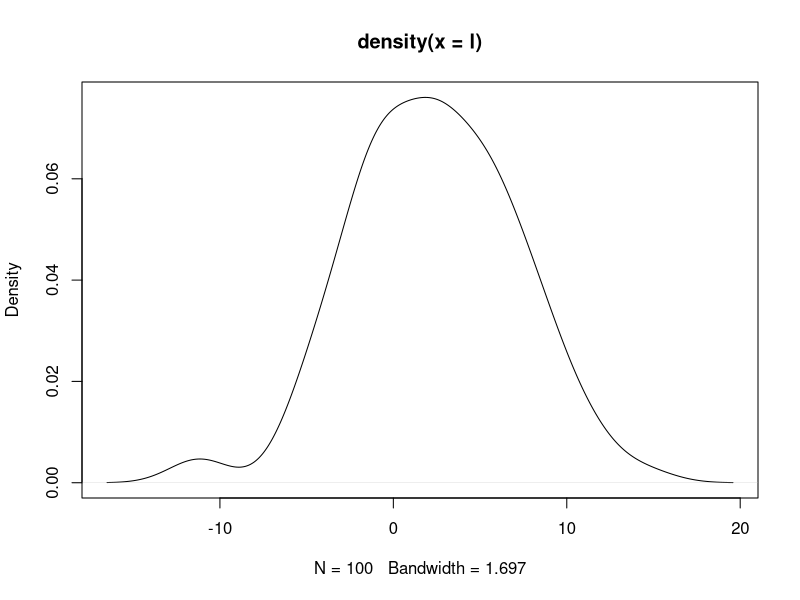

Reproduce this figure in R.
## ---- chunk 1
x <- 5
y <- "scalar"

x
y
## ---- chunk 2
    df = data.frame(x = rnorm(100,0,1), y = seq(from = 1, to = 100) )
    result <- lm(y~x, data =df)
    
    result
## ---- chunk 3
    result$coeff
## ---- chunk 4
str(df)
## ---- chunk 5
x <- c(35.6, 36.1, 35.8, 37.0, 36.5, 37.2, 35.8)
str(x)
is.vector(x)
## ---- chunk 6
    a <- c(1, 2, 4, 6, 8)         
    b <- c(1, c(2, c(4, 6.8)))     # 套嵌使用
    a == b
    
    s <- c(1:10)        # 一个序列。相当于 seq(from = 1, to = 10, by= 1)
    s

    int <- c(1L, 6L, 8L)    # 产生integer类

    log <- c(T, F, F, T, T) # logical

    chr <- c("these", "are", "some", "character")
## ---- chunk 7
     f <- seq(1:10)     # 默认的increament是1,相当于 c(1:10)
     f
     
     g <- seq(from = 1, to = 10, by = 0.5)
     
     g
## ---- chunk 8
     h <- rep(5, 10)        # 单个数字的重复
     h
     
     j <- rep(c(1:3), 3)    # 重复一个序列 c(1:3)
     j
## ---- chunk 9
    k <- rnorm(100)    #default：rnorm(no, mean = 0, sd = 1)
         
    l <- rnorm(100, mean = 2, sd = 5)
    plot(density(l))
## ---- chunk 10
x <- rnorm(100)
typeof(x)
length(x)

y <- c("first", "second", "third")
typeof(y)
length(y)

z <- c(T, T, F)
typeof(z)
length(z)

w <- seq(from = 1, to = 10, by = 1)
typeof(w)
length(w)

mat <- matrix(rnorm(20), nrow = 4, ncol = 5)
typeof(mat)
length(mat)
## ---- chunk 11
u <- list(1:3, "cha", T, F, c(1, 4, 7), rep(1, 3), seq(1:5))

u
str(u)
typeof(u)
## ---- chunk 12
v <- list(list(2,4, T, "nope", seq(4:8)), rep(3:4, 2), list(T, F, "yes"))
v

str(v)
typeof(v)
## ---- chunk 13
  x <- factor(c("a", "b", "b", "a"))
  x
  class(x)
  levels(x)
## ---- chunk 14
   mat01 <- matrix(1:10, ncol = 2, nrow = 5)
   
   mat01
## ---- chunk 15
   mat02 <- matrix(1:10)
   dim <- c(2, 5)
   
   mat02
## ---- chunk 16
   mat03 <- matrix(1:15, ncol = 3, nrow = 5)
   
   mat03
   
   colnames(mat03) <- c("x1", "x2", "x3")   # 三个研究变量
   
   mat03
## ---- chunk 17
   mat04 <- matrix(1:15, ncol = 5, nrow = 3)
   
   mat04
   
   rownames(mat04) <- c("obs01", "obs02", "obs03")
   
   mat04
## ---- chunk 18
df <- data.frame(x = 1:5, y = c("a", "b", "c", "d", "e"))

df

str(df)
## ---- chunk 19
df_02 <- data.frame(x = 1:5, y = c("a", "b", "c", "d", "e"),  stringsAsFactors = FALSE)

df_02

str(df_02)
## ---- chunk 20
df <- data.frame(x = 1:5, y = c("a", "b", "c", "d", "e"))

df

str(df)

df_cbind <- cbind(df, data.frame(z = 5:1))

df_cbind

str(df_cbind)
## ---- chunk 21
  df <- data.frame(x = 1:5, y = c("a", "b", "c", "d", "e"))
  
  df
  
  str(df)
  
  df_rbind <- rbind(df, data.frame(x = 10, y = "j"))
  
  df_rbind
  
  str(df_rbind)
## ---- chunk 22
df <- data.frame(x = 1:5, y = c("a", "b", "c", "d", "e"))

df

df$x
